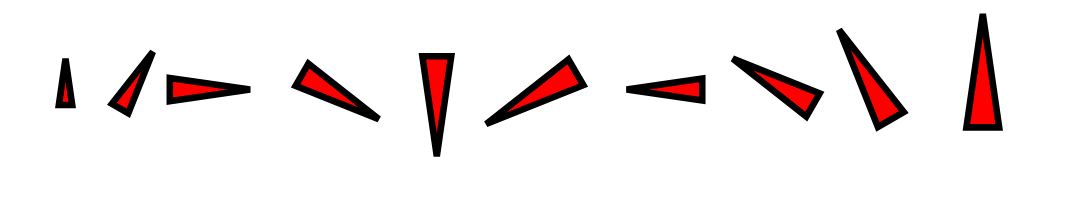

Here is the Vega-Lite specification saved for this chart:
### Vega specification from a JSON file in a GitHub repository (floating-point values rounded to 4 significant figures)
{"width": 500, "height": 100, "background": "white", "data": [{"name": "data_1", "values": [{"x": 30, "angle": 0, "size": 600}, {"x": 60, "angle": 30, "size": 1200}, {"x": 90, "angle": 90, "size": 1800}, {"x": 150, "angle": 120, "size": 2200}, {"x": 200, "angle": 180, "size": 2800}, {"x": 250, "angle": 240, "size": 3000}, {"x": 310, "angle": 270, "size": 1600}, {"x": 360, "angle": 300, "size": 2400}, {"x": 400, "angle": 330, "size": 3000}, {"x": 450, "angle": 360, "size": 3600}]}], "marks": [{"type": "symbol", "from": {"data": "data_1"}, "encode": {"update": {"x": {"field": "x"}, "y": {"value": 40}, "shape": {"value": "wedge"}, "fill": {"value": "red"}, "stroke": {"value": "black"}, "strokeWidth": {"value": 3}, "size": {"field": "size"}, "angle": {"field": "angle"}}}}]}
